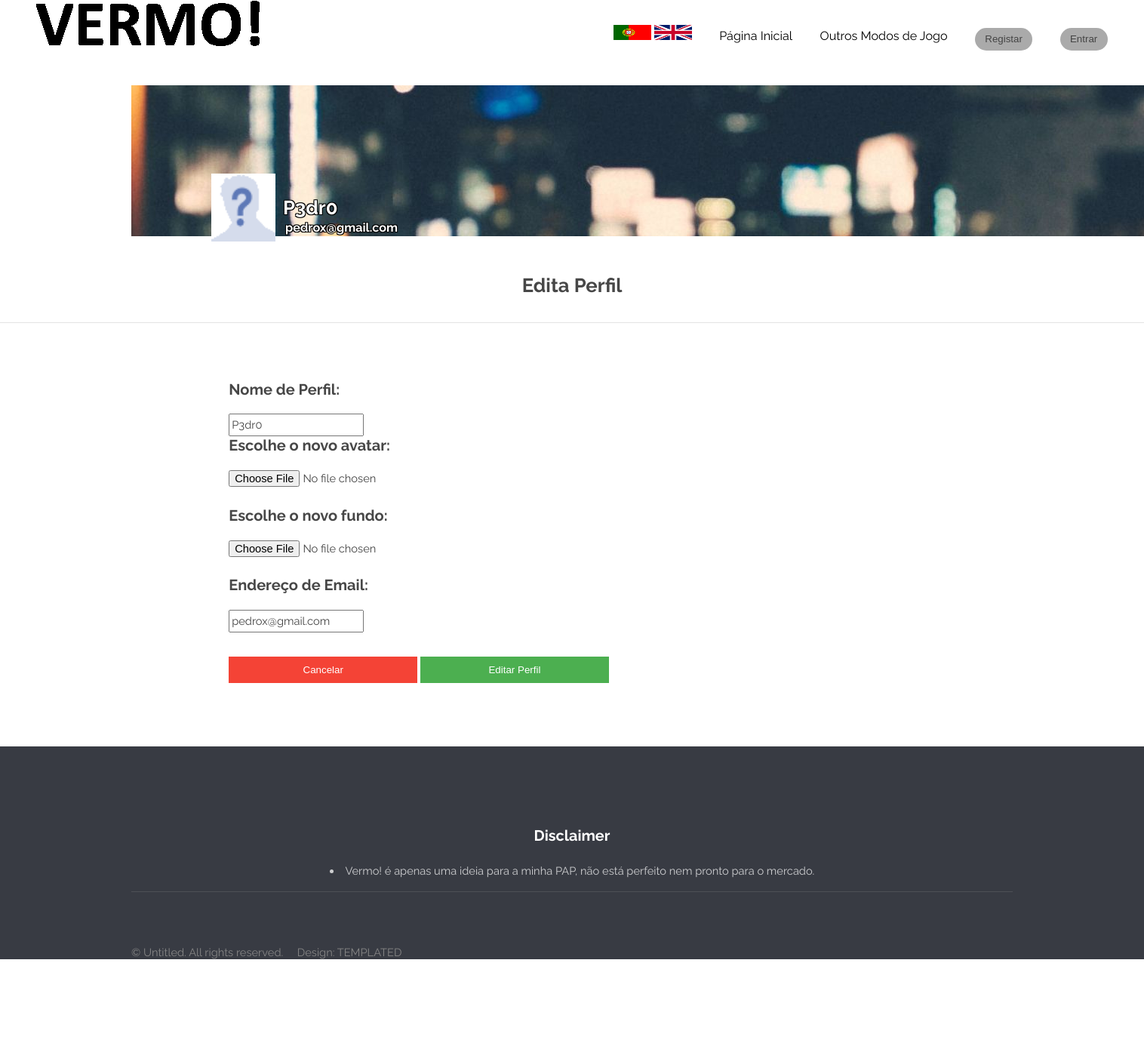
Screenshot of /editarperfil.php?id=43 with the database file from the repository.
### tables this page shows
CREATE TABLE `perfis`  (
  `perfilId` int(11) NOT NULL,
  `perfilNome` varchar(45) NOT NULL,
  `perfilAvatar` varchar(45) NOT NULL DEFAULT 'images/noAvatar.jpg',
  `perfilBanner` varchar(45) NOT NULL DEFAULT 'images/h.jpg',
  `perfilEmail` varchar(45) NOT NULL,
  PRIMARY KEY (`perfilId`) USING BTREE,
  INDEX `fk_perfis_utilizadores1_idx`(`perfilId`) USING BTREE,
  CONSTRAINT `fk_perfis_utilizadores1` FOREIGN KEY (`perfilId`) REFERENCES `utilizadores` (`utilizadorId`) ON DELETE NO ACTION ON UPDATE NO ACTION
);

### editarperfil.php (the view, shortened to what this page needs)
<?php
include_once("includes/body.inc.php");
?>
    <header id="header">
        <h1><a href="index.php"><img src="images/vermopreto.png"></a></h1>
        <nav id="nav">
            <ul> <a href="perfil.php?id=<?php echo $_SESSION['id'] ?>"><img onclick="atualiza(0)" src="images/pt.png" style="  width:50px; height: 20px " >
                    <a href="perfilingles.php?id=<?php echo $_SESSION['id'] ?>"><img onclick="atualizaingles(0)" src="images/eng.png" style="width: 50px; height: 20px">
                        <li><a href="index.php" style="color: black">Página Inicial</a></li>
                        <li><a href="generic.php" style="color: black">Outros Modos de Jogo</a></li>
                        <?php if(isset($_SESSION['id'])){ ?>
                            <li><a href="perfil.php?id=<?php echo $_SESSION['id'] ?>" style="color: black"><?php echo $_SESSION['nome'] ?></a></li>
                            <li><button class="button small" style="background-color: #aaaaaa; color: #8d93a0 ; " onclick="window.location.href='logout.php'">Sair</button> </li>
                        <?php } else{ ?>
                            <li><a  ><button class="button special" onclick="document.getElementById('id01').style.display='block'; document.getElementById('teste001').style.overflow='hidden'" style="background-color: #aaaaaa; width:auto;">Registar</button></a></li>
                            <li><a  ><button class="button special" onclick="document.getElementById('id02').style.display='block'; document.getElementById('teste001').style.overflow='hidden'" style="background-color: #aaaaaa; width:auto;">Entrar</button></a></li>
                            <?php
                        }
                        ?>
            </ul>
        </nav>
    </header>
<?php
$sql = "select * from perfis inner join utilizadores on perfilId=utilizadorId  where perfilId=".$_GET["id"];
$resultPerfis = mysqli_query($con, $sql);
$dadosPerfis = mysqli_fetch_array($resultPerfis)
?>
    <br><br><br><br>
    <section class="about-section">
        <div class="intro-item">
            <div class="container">
                <div class="row">
                    <div class="col-lg-2">
                        <div  class="about-intro" style="width: 1370px;height: 200px; background-image: url('<?php echo $dadosPerfis['perfilBanner']?>')" >
                            <div class="about-intro" style="position: absolute;top: 230px; left: 280px" <?php echo $dadosPerfis['perfilId'] ?>>
                                <img src="<?php echo $dadosPerfis['perfilAvatar'] ?>" class="normal" style="z-index: 3;height: 90px;width: 85px">
                            </div>
                        </div>
                        <div class="about-intro col-lg-6">
                            <div class="intro-text">
                                <h2 class="strokeme" style="position: absolute; top: 256px; left: 375px"><?php echo $dadosPerfis['perfilNome'] ?></h2>
                                <h4 class="strokeme" style="position: absolute; top: 290px; left: 378px"><?php echo $dadosPerfis['perfilEmail'] ?></h4>
                            </div>
                        </div>
                    </div>
                </div>
            </div>
        </div>
    <div id="titulo" style="text-align: center; width: 100%; font-weight: bold; margin-top: 2%"><h2>Edita Perfil</h2></div>
    <hr>
    <form action="confirmaeditaperfil.php?id=<?php echo $dadosPerfis['perfilId'] ?>" style="color: #FFF; margin-left: 20%; margin-top: 5%;margin-bottom: 5%; width: 50%" method="post" enctype="multipart/form-data">
        <div class="mb-3">
            <label  class="badge badge-primary" style="font-size: 20px">Nome de Perfil: </label>
            <input  placeholder="<?php echo $dadosPerfis['perfilNome'] ?>" name="perfilNome" value="<?php echo $dadosPerfis['perfilNome'] ?>">
        </div>
        <div class="mb-3">
            <label for="exampleInputEmail1" class="badge badge-primary" style="font-size: 20px">Escolhe o novo avatar:</label>
            <input type="file" accept="image/*" name="perfilAvatar" src="<?php echo $dadosPerfis['perfilAvatar'] ?>" onchange="preview_image(event)">
        </div>
        <div class="mb-3">
            <label for="exampleInputEmail1" class="badge badge-primary" style="font-size: 20px">Escolhe o novo fundo:</label>
            <input type="file" accept="image/*" name="perfilBanner" src="<?php echo $dadosPerfis['perfilBanner'] ?>" onchange="preview_image(event)">
        </div>
        <div class="mb-3">
            <label for="exampleInputEmail1" class="badge badge-primary" style="font-size: 20px">Endereço de Email:</label>
            <input  class="form-control" id="exampleInputEmail1" aria-describedby="emailHelp" name="perfilEmail" value="<?php echo $dadosPerfis['perfilEmail'] ?>">
        </div>
        <br>
        <button type="submit" class="cancelbtn" style="width: 250px;">Cancelar</button>
        <button type="submit" class="cancelbtn" style="width: 250px; background-color: #4CAF50;">Editar Perfil</button>
    </form>
    <footer id="footer">
        <div class="container">
            <section class="links">
                <div class="align-center">
                    <h3>Disclaimer</h3>
                    <li>Vermo! é apenas uma ideia para a minha PAP, não está perfeito nem pronto para o mercado.</li>
                </div>
            </section>
            <div class="row">
                <div class="8u 12u$(medium)">
                    <ul class="copyright">
                        <li>&copy; Untitled. All rights reserved.</li>
                        <li>Design: <a href="http://templated.co">TEMPLATED</a></li>
                    </ul>
                </div>
            </div>
        </div>
    </footer>

### css/style.css (style rules this page uses)
body { background: #fff; }
body { font-family: Arial, Helvetica, sans-serif; }
button { background-color: #4CAF50; color: white; padding: 14px 20px; margin: 8px 0; border: none; cursor: pointer; width: 100%; }
.cancelbtn { width: auto; padding: 10px 18px; background-color: #f44336; }
.container { padding: 16px; }
body, input, select, textarea { color: #444; font-family: "Raleway", Helvetica, sans-serif; font-size: 13pt; font-weight: 400; line-height: 1.65em; }
a { color: #383b43; text-decoration: none; }
h1, h2, h3, h4, h5, h6 { color: #474747; font-weight: 700; line-height: 1em; margin: 0 0 1em 0; }
h1 a, h2 a, h3 a, h4 a, h5 a, h6 a { color: inherit; text-decoration: none; }
h2 { font-size: 1.75em; line-height: 1.5em; }
h3 { font-size: 1.35em; line-height: 1.5em; }
h4 { font-size: 1.1em; line-height: 1.5em; }
hr { border: 0; border-bottom: solid 1px rgba(144, 144, 144, 0.25); margin: 2em 0; }
.align-center { text-align: center; }
form { margin: 0 0 2em 0; }
label { color: #474747; display: block; font-size: 0.9em; font-weight: 700; margin: 0 0 1em 0; }
ul { list-style: disc; margin: 0 0 2em 0; padding-left: 1em; }
ul li { padding-left: 0.5em; }
input[type="submit"], input[type="reset"], input[type="button"], .button { -moz-appearance: none; -webkit-appearance: none; -o-appearance: none; -ms-appearance: none; appearance: none; -moz-transition: background-color 0.2s ease-in-out, color 0.2s ease-in-out; -webkit-transition: background-color 0.2s ease-in-out, color 0.2s ease-in-out; -o-transition: background-color 0.2s ease-in-out, color 0.2s ease-in-out; -ms-transition: background-color 0.2s ease-in-out, color 0.2s ease-in-out; transition: background-color 0.2s ease-in-out, color 0.2s ease-in-out; background-color: #3cadd4; border-radius: 30px; border: 0; color: #ffffff !important; cursor: pointer; display: inline-block; font-weight: 400; height: 2.85em; line-height: 2.95em; padding: 0 2em; text-align: center; text-decoration: none; white-space: nowrap; }
input[type="submit"].special, input[type="reset"].special, input[type="button"].special, .button.special { background-color: #383b43; color: #ffffff !important; }
body.landing #header { background-color: transparent; left: 0; position: absolute; top: 0; }
body.landing #header nav a { color: rgba(255, 255, 255, 0.5); }
#header { background-color: #383b43; color: #ffffff; cursor: default; font-size: 1.1em; height: 6em; line-height: 6em; width: 100%; z-index: 0; }
#header h1 { color: #ffffff; height: inherit; left: 3em; line-height: inherit; margin: 0; padding: 0; position: absolute; }
#header h1 a { font-size: 1.25em; }
#header nav { height: inherit; line-height: inherit; position: absolute; right: 3em; vertical-align: middle; }
#header nav > ul { list-style: none; margin: 0; padding-left: 0; }
#header nav > ul > li { border-radius: 4px; display: inline-block; margin-left: 2em; padding-left: 0; }
#header nav > ul > li a { -moz-transition: color 0.2s ease-in-out; -webkit-transition: color 0.2s ease-in-out; -o-transition: color 0.2s ease-in-out; -ms-transition: color 0.2s ease-in-out; transition: color 0.2s ease-in-out; color: #cdced0; display: inline-block; text-decoration: none; }
#header nav > ul > li .button { background-color: #fff; color: #444 !important; height: 2.25em; line-height: 2.25em; margin-bottom: 0; padding: 0 1em; position: relative; top: -0.075em; vertical-align: middle; }
#footer { background: #383b43; padding: 6em 0em 4em; }
#footer h2, #footer h3, #footer h4 { color: #ffffff; }
#footer p, #footer a, #footer li { color: #cdced0; }
#footer .links { border-bottom: 1px solid rgba(144, 144, 144, 0.25); margin-bottom: 4em; padding-bottom: 1em; text-align: center; }
#footer .copyright { margin-top: 0.65em; padding: 0; }
#footer .copyright li { color: #858585; display: inline-block; list-style: none; margin-left: 0.5em; padding-left: 0.5em; }
#footer .copyright li:first-child { margin-left: 0; padding-left: 0; }
#footer .copyright a { color: #858585; }

### css/style-xlarge.css (style rules this page uses)
body, input, select, textarea { font-size: 11pt; }

### editarperfil.php (style rules this page uses)
.strokeme { color: white; text-shadow: -1px -1px 0 #000, 1px -1px 0 #000, -1px 1px 0 #000, 1px 1px 0 #000; }

### rows the page displays
perfis: perfilBanner (picture), perfilAvatar (placeholder picture), perfilNome "P3dr0", perfilEmail "pedrox@gmail.com"
